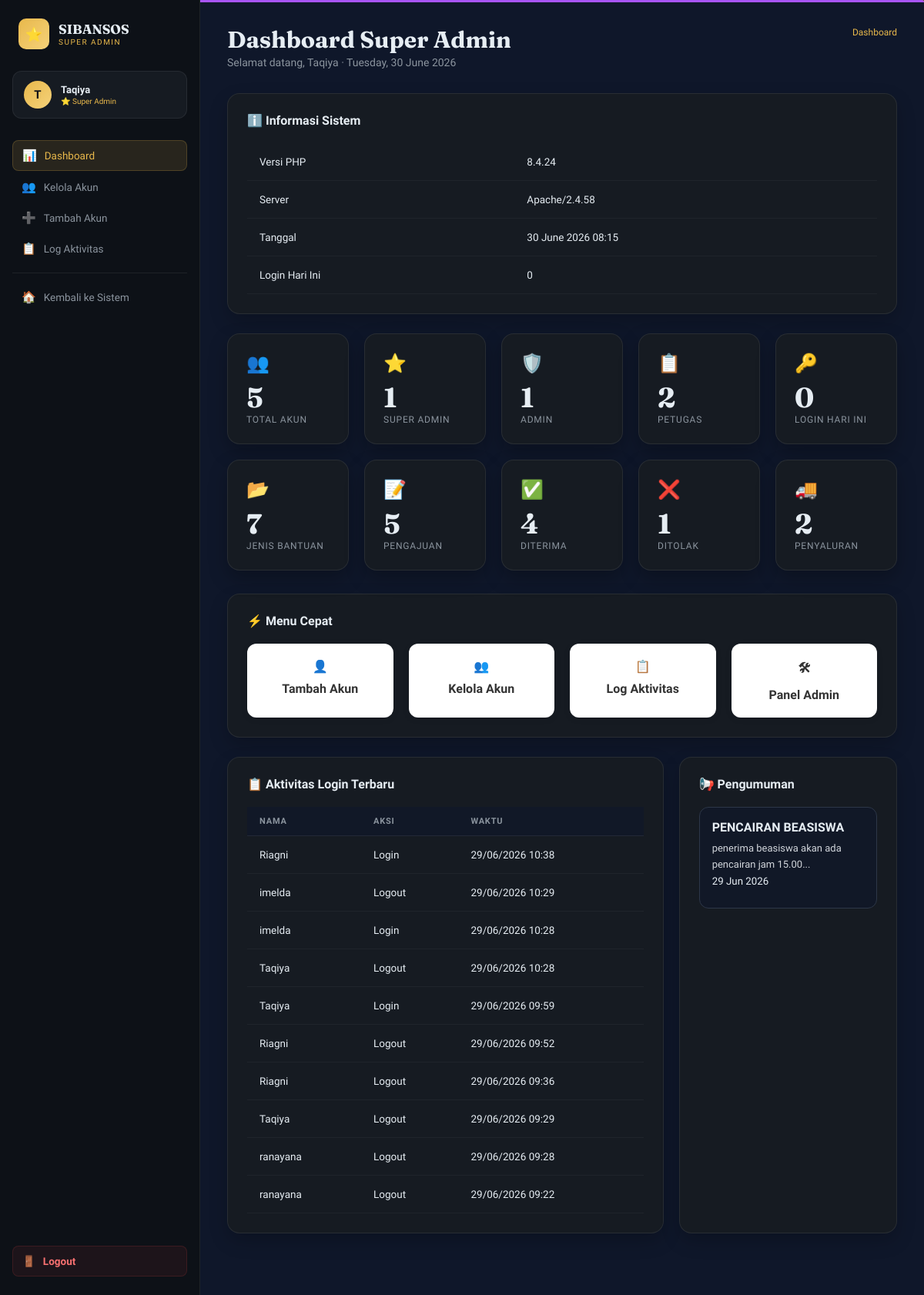
/superadmin/index.php (signed in), run on the app's committed database.
### tables this page shows
CREATE TABLE `log_aktivitas` (
  `id` int(11) NOT NULL,
  `user_id` int(11) DEFAULT NULL,
  `username` varchar(100) DEFAULT NULL,
  `nama` varchar(100) DEFAULT NULL,
  `role` varchar(50) DEFAULT NULL,
  `aksi` enum('login','logout') DEFAULT 'login',
  `ip_address` varchar(50) DEFAULT NULL,
  `waktu` timestamp NOT NULL DEFAULT current_timestamp()
);

CREATE TABLE `pengumuman` (
  `id_pengumuman` int(11) NOT NULL,
  `judul` varchar(200) NOT NULL,
  `isi` text NOT NULL,
  `id_pembuat` int(11) DEFAULT NULL,
  `status` enum('aktif','nonaktif') DEFAULT 'aktif',
  `tanggal` timestamp NOT NULL DEFAULT current_timestamp()
);

### superadmin/index.php (the view, shortened to what this page needs)
<?php
$total_superadmin= mysqli_fetch_assoc(mysqli_query($conn,"SELECT COUNT(*) c FROM users WHERE role='superadmin'"))['c'];
$total_admin     = mysqli_fetch_assoc(mysqli_query($conn,"SELECT COUNT(*) c FROM users WHERE role='admin'"))['c'];
$total_petugas   = mysqli_fetch_assoc(mysqli_query($conn,"SELECT COUNT(*) c FROM users WHERE role='petugas'"))['c'];
$total_login_hari = mysqli_fetch_assoc(mysqli_query($conn,"SELECT COUNT(*) c FROM log_aktivitas WHERE aksi='login' AND DATE(waktu)=CURDATE()"))['c'];
$total_masyarakat = mysqli_fetch_assoc(mysqli_query($conn,"SELECT COUNT(*) c FROM masyarakat"))['c'];
$total_pengajuan = mysqli_fetch_assoc(mysqli_query($conn,"SELECT COUNT(*) c FROM pengajuan"))['c'];
$total_diterima = mysqli_fetch_assoc(mysqli_query($conn,"SELECT COUNT(*) c FROM pengajuan WHERE status='diterima'"))['c'];
$total_ditolak = mysqli_fetch_assoc(mysqli_query($conn,"SELECT COUNT(*) c FROM pengajuan WHERE status='ditolak'"))['c'];
$total_bantuan = mysqli_fetch_assoc(mysqli_query($conn,"SELECT COUNT(*) c FROM jenis_bantuan"))['c'];
$total_penyaluran = mysqli_fetch_assoc( mysqli_query($conn,"SELECT COUNT(*) c FROM penyaluran_bantuan"))['c'];
$pengumuman = mysqli_query($conn,"
SELECT *
FROM pengumuman
WHERE status='aktif'
ORDER BY tanggal DESC
LIMIT 3
");
$log_terbaru = mysqli_query($conn,"
  SELECT * FROM log_aktivitas
  ORDER BY waktu DESC
  LIMIT 10
");
?>
<!DOCTYPE html>
<html lang="id">
<head>
<link rel="stylesheet" href="sa_style.css">
</head>
<body>
<?php include '_sidebar.php'; ?>
<main class="sa-main">
  <div class="sa-topbar">
    <div>
      <h1 class="sa-page-title">Dashboard Super Admin</h1>
      <p class="sa-page-sub">Selamat datang, <?= htmlspecialchars($_SESSION['nama']) ?> · <?= date('l, d F Y') ?></p>
    </div>
    <div class="sa-breadcrumb">
      <a href="index.php">Dashboard</a>
    </div>
  </div>
  <div class="sa-card">
    <div class="sa-card-title">
        ℹ️ Informasi Sistem
    </div>
    <table class="sa-table">
        <tr>
            <td>Versi PHP</td>
            <td><?= phpversion(); ?></td>
        </tr>
        <tr>
            <td>Server</td>
            <td><?= $_SERVER['SERVER_SOFTWARE']; ?></td>
        </tr>
        <tr>
            <td>Tanggal</td>
            <td><?= date('d F Y H:i'); ?></td>
        </tr>
        <tr>
            <td>Login Hari Ini</td>
            <td><?= $total_login_hari; ?></td>
        </tr>
    </table>
</div>
  <div class="sa-stats">
    <div class="sa-stat-card gold">
      <div class="sa-stat-icon">👥</div>
      <div class="sa-stat-num"><?= $total_masyarakat ?></div>
      <div class="sa-stat-label">Total Akun</div>
    </div>
    <div class="sa-stat-card blue">
      <div class="sa-stat-icon">⭐</div>
      <div class="sa-stat-num"><?= $total_superadmin ?></div>
      <div class="sa-stat-label">Super Admin</div>
    </div>
    <div class="sa-stat-card purple">
      <div class="sa-stat-icon">🛡️</div>
      <div class="sa-stat-num"><?= $total_admin ?></div>
      <div class="sa-stat-label">Admin</div>
    </div>
    <div class="sa-stat-card green">
      <div class="sa-stat-icon">📋</div>
      <div class="sa-stat-num"><?= $total_petugas ?></div>
      <div class="sa-stat-label">Petugas</div>
    </div>
    <div class="sa-stat-card red">
      <div class="sa-stat-icon">🔑</div>
      <div class="sa-stat-num"><?= $total_login_hari ?></div>
      <div class="sa-stat-label">Login Hari Ini</div>
    </div>
<div class="sa-stat-card cyan">
    <div class="sa-stat-icon">📂</div>
    <div class="sa-stat-num"><?= $total_bantuan ?></div>
    <div class="sa-stat-label">Jenis Bantuan</div>
</div>
<div class="sa-stat-card orange">
    <div class="sa-stat-icon">📝</div>
    <div class="sa-stat-num"><?= $total_pengajuan ?></div>
    <div class="sa-stat-label">Pengajuan</div>
</div>
<div class="sa-stat-card green">
    <div class="sa-stat-icon">✅</div>
    <div class="sa-stat-num"><?= $total_diterima ?></div>
    <div class="sa-stat-label">Diterima</div>
</div>
<div class="sa-stat-card red">
    <div class="sa-stat-icon">❌</div>
    <div class="sa-stat-num"><?= $total_ditolak ?></div>
    <div class="sa-stat-label">Ditolak</div>
</div>
<div class="sa-stat-card purple">
    <div class="sa-stat-icon">🚚</div>
    <div class="sa-stat-num"><?= $total_penyaluran ?></div>
    <div class="sa-stat-label">Penyaluran</div>
</div>
</div>
<div class="sa-card">
    <div class="sa-card-title">⚡ Menu Cepat</div>
    <div class="quick-menu">
        <a href="tambah_akun.php" class="quick-item">
            👤
            <span>Tambah Akun</span>
        </a>
        <a href="kelola_akun.php" class="quick-item">
            👥
            <span>Kelola Akun</span>
        </a>
        <a href="log_aktivitas.php" class="quick-item">
            📋
            <span>Log Aktivitas</span>
        </a>
        <a href="../admin/index.php" class="quick-item">
            🛠
            <span>Panel Admin</span>
        </a>
    </div>
</div>
<div style="display:grid;grid-template-columns:2fr 1fr;gap:20px;margin-top:20px;">
    <div class="sa-card">
        <div class="sa-card-title">
            📋 Aktivitas Login Terbaru
        </div>
        <div class="sa-table-wrap">
            <table class="sa-table">
                <thead>
                    <tr>
                        <th>Nama</th>
                        <th>Aksi</th>
                        <th>Waktu</th>
                    </tr>
                </thead>
                <tbody>
                <?php
                mysqli_data_seek($log_terbaru,0);
                while($l=mysqli_fetch_assoc($log_terbaru)):
                ?>
                <tr>
                    <td><?= htmlspecialchars($l['nama']) ?></td>
                    <td><?= ucfirst($l['aksi']) ?></td>
                    <td><?= date('d/m/Y H:i',strtotime($l['waktu'])) ?></td>
                </tr>
                <?php endwhile; ?>
                </tbody>
            </table>
        </div>
    </div>
    <div class="sa-card">
        <div class="sa-card-title">
            📢 Pengumuman
        </div>
        <?php while($p=mysqli_fetch_assoc($pengumuman)): ?>
          <div style="padding:16px;margin-bottom:15px;background:#111827; border:1px solid #2d3748;border-radius:12px; ">
                <b><?= htmlspecialchars($p['judul']) ?></b>
        <p style="margin-top:8px;font-size:13px;color:#d1d5db;line-height:1.6">
                    <?= substr(strip_tags($p['isi']),0,100) ?>...
                </p>
                <small>
                    <?= date('d M Y',strtotime($p['tanggal'])) ?>
            </div>
        <?php endwhile; ?>
    </div>
</div>
</body>
</html>

### superadmin/_sidebar.php
<?php
$current = basename($_SERVER['PHP_SELF']);
?>
<aside class="sa-sidebar">
  <div class="sa-logo">
    <div class="sa-logo-icon">⭐</div>
    <div>
      <div class="sa-logo-name">SIBANSOS</div>
      <div class="sa-logo-role">Super Admin</div>
    </div>
  </div>
  <div class="sa-user-card">
    <div class="sa-user-avatar"><?= strtoupper(substr($_SESSION['nama'], 0, 1)) ?></div>
    <div>
      <div class="sa-user-name"><?= htmlspecialchars($_SESSION['nama']) ?></div>
      <div class="sa-user-badge">⭐ Super Admin</div>
    </div>
  </div>
  <nav class="sa-nav">
    <a href="index.php"      class="<?= $current==='index.php'       ? 'active':'' ?>">
      <span class="nav-icon">📊</span> Dashboard
    </a>
    <a href="kelola_akun.php" class="<?= $current==='kelola_akun.php' ? 'active':'' ?>">
      <span class="nav-icon">👥</span> Kelola Akun
    </a>
    <a href="tambah_akun.php" class="<?= $current==='tambah_akun.php' ? 'active':'' ?>">
      <span class="nav-icon">➕</span> Tambah Akun
    </a>
    <a href="log_aktivitas.php" class="<?= $current==='log_aktivitas.php' ? 'active':'' ?>">
      <span class="nav-icon">📋</span> Log Aktivitas
    </a>
    <div class="nav-divider"></div>
    <a href="../index.php">
      <span class="nav-icon">🏠</span> Kembali ke Sistem
    </a>
  </nav>
  <a href="../logout.php" class="sa-logout">
    <span>🚪</span> Logout
  </a>
</aside>

### data on the page
log_aktivitas: nama "Riagni", aksi "Login", waktu "29/06/2026 10:38"
log_aktivitas: nama "imelda", aksi "Logout", waktu "29/06/2026 10:29"
log_aktivitas: nama "imelda", aksi "Login", waktu "29/06/2026 10:28"
log_aktivitas: nama "Taqiya", aksi "Logout", waktu "29/06/2026 10:28"
log_aktivitas: nama "Taqiya", aksi "Login", waktu "29/06/2026 09:59"
log_aktivitas: nama "Riagni", aksi "Logout", waktu "29/06/2026 09:52"
log_aktivitas: nama "Riagni", aksi "Logout", waktu "29/06/2026 09:36"
log_aktivitas: nama "Taqiya", aksi "Logout", waktu "29/06/2026 09:29"
log_aktivitas: nama "ranayana", aksi "Logout", waktu "29/06/2026 09:28"
log_aktivitas: nama "ranayana", aksi "Logout", waktu "29/06/2026 09:22"
pengumuman: judul "PENCAIRAN BEASISWA", isi "penerima beasiswa akan ada pencairan jam 15.00", tanggal "29 Jun 2026"

### other printed values
substr($_SESSION['nama'], 0, 1) "T"
$_SESSION['nama'] "Taqiya"
phpversion() "8.4.24"
$_SERVER['SERVER_SOFTWARE'] "Apache/2.4.58"
$total_login_hari "0"
$total_masyarakat "5"
$total_superadmin "1"
$total_admin "1"
$total_petugas "2"
$total_bantuan "7"
$total_pengajuan "5"
$total_diterima "4"
$total_ditolak "1"
$total_penyaluran "2"
